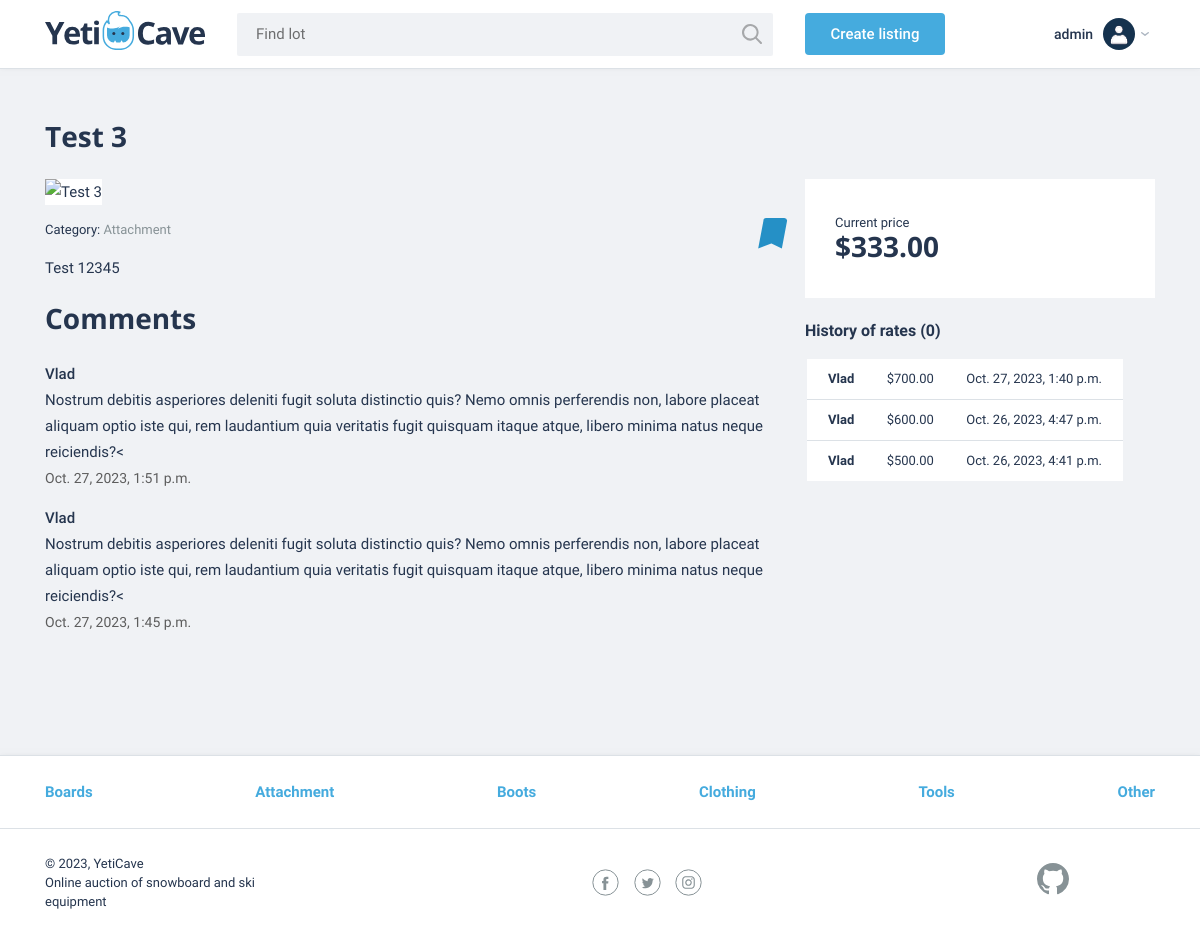
/listing/3 (signed in), run on the app's committed database.
### auctions/models.py (models this page shows, shortened)
class User(AbstractUser):
    pass

class Listing(models.Model):
    title = models.CharField(max_length=255)
    description = models.TextField()
    starting_bid = models.DecimalField(max_digits=10, decimal_places=2)
    current_price = models.DecimalField(max_digits=10, decimal_places=2)
    image_url = models.URLField()
    category = models.ForeignKey(Category, on_delete=models.CASCADE)
    creator = models.ForeignKey(User, on_delete=models.CASCADE)
    is_active = models.BooleanField(default=True)

class Category(models.Model):
    name = models.CharField(max_length=64)
    def __str__(self):
        return self.name

class Comment(models.Model):
    listing = models.ForeignKey(Listing, on_delete=models.CASCADE)
    user = models.ForeignKey(User, on_delete=models.CASCADE)
    text = models.TextField()
    created_at = models.DateTimeField(default=timezone.now)

class Bid(models.Model):
    listing = models.ForeignKey(Listing, on_delete=models.CASCADE)
    bidder = models.ForeignKey(User, on_delete=models.CASCADE)
    bid_amount = models.DecimalField(max_digits=10, decimal_places=2)
    bid_time = models.DateTimeField(default=timezone.now)

### auctions/views.py (the view, shortened to what this page needs)
# urls.py: path("listing/<int:listing_id>", views.ListingView.as_view(), name="listing"),
class ListingView(View):
    template_name = "auctions/listing.html"
    form_bid = BidForm
    form_comment = CommentForm
    def get(self, request, listing_id):
        listing = Listing.objects.get(pk=listing_id)
        bids = Bid.objects.filter(listing=listing).order_by("-bid_time")[:10]
        is_creator = request.user.is_authenticated and listing.creator == request.user
        listing.in_watchlist = request.user.watchlist.filter(item=listing)
        comments = Comment.objects.filter(
            listing=listing).order_by("-created_at")
        context = {
            "listing": listing,
            "form_bid": self.form_bid(),
            "form_comment": self.form_comment(),
            "is_creator": is_creator,
            "bids": bids,
            "comments": comments,
        }
        return render(request, "auctions/listing.html", context)

### auctions/forms.py
class BidForm(forms.ModelForm):
    class Meta:
        model = Bid
        fields = ['bid_amount']
        widgets = {
            "bid_amount": forms.TextInput(attrs={"placeholder": "Enter your bid"}),
        }

class CommentForm(forms.ModelForm):
    class Meta:
        model = Comment
        fields = ['text']
        labels = {
            "text": "Comment",
        }
        widgets = {
            "text": forms.Textarea(attrs={
                "placeholder": "Enter your comment",
                "rows": 8,
            }),
        }

### auctions/context_processors.py (called while the page is built)
def categories(request):
    categories = Category.objects.all()
    return {"categories": categories}

### auctions/templatetags/auctions_extras.py (called while the page is built)
@register.filter(name="usd")
def usd(value):
    return f"${value:,.2f}"

### auctions/templates/auctions/listing.html (shortened to what this page needs)
{% extends "auctions/layout.html" %}
{% load auctions_extras %}
{% block body %}
    <main>
        <section class="lot-item container">
            <h2>{{ listing.title }}</h2>
            <div class="lot-item__content">
                <div class="lot-item__left">
                    <img src="{{ listing.image_url }}" class="lot-item__image" width="730" height="548" alt="{{ listing.title }}" />
                    <div class="lot-item__row">
                        <p class="lot-item__category">
                            Category: <span>{{ listing.category }}</span>
                        </p>
                        {% if user.is_authenticated %}
                            <a href="{% url 'toggle_watchlist' listing.id %}"
                                class="bookmark-button {% if listing.in_watchlist %}bookmark-button--active{% endif %}">
                                <svg class="bookmark-button__icon" width="31" height="33">
                                    <use xlink:href="#icon-bookmark"></use>
                                </svg>
                            </a>
                        {% endif %}
                    </div>
                    <p class="lot-item__description">{{ listing.description }}</p>
                    <div class="lot-item__comments comments">
                        <h2>Comments</h2>
                        <ul class="comment__list">
                            {% for comment in comments %}
                                <li class="comment__item">
                                    <div class="comment__sender">{{ comment.user.username }}</div>
                                    <p class="comment__text">{{ comment.text }}<</p>
                                    <time class="comment__time" datetime="{{ comment.created_at }}">{{ comment.created_at }}</time>
                                </li>
                            {% endfor %}
                        </ul>
                    </div>
                </div>
                <div class="lot-item__right">
                    <div class="bet">
                        <div class="lot-item__cost-state">
                            <div class="lot-item__rate">
                                <span class="lot-item__amount">Current price</span>
                                <span class="lot-item__cost">{{ listing.starting_bid | usd}}</span>
                            </div>
                        </div>
                    </div>
                    <div class="history">
                        <h3>History of rates (<span>0</span>)</h3>
                        <table class="history__list">
                            {% for bid in bids %}
                                <tr class="history__item">
                                    <td class="history__name">{{ bid.bidder.username }}</td>
                                    <td class="history__price">{{ bid.bid_amount | usd }}</td>
                                    <td class="history__time">{{ bid.bid_time }}</td>
                                </tr>
                            {% endfor %}
                        </table>
                    </div>
                </div>
            </div>
        </section>
    </main>
{% endblock %}

### auctions/templates/auctions/layout.html (shortened to what this page needs)
{% load static %}
<!DOCTYPE html>
<html lang="en">
<head>
    <link href="{% static 'auctions/css/normalize.min.css' %}" rel="stylesheet">
    <link href="{% static 'auctions/css/flatpickr.min.css' %}" rel="stylesheet">
    <link href="{% static 'auctions/css/styles.css' %}" rel="stylesheet">
</head>
<body>
    <header class="main-header">
        <div class="main-header__container container">
            <a href="/" class="main-header__logo">
                <img src="{% static 'auctions/img/logo.svg' %}" width="160" height="39" alt="YetiCave Logo">
            </a>
            <form method="get" action="/search" class="main-header__search">
                <input type="search" name="text" placeholder="Find lot">
                <button class="main-header__search-btn" type="submit">
                </button>
            </form>
            {% if user.is_authenticated %}
            <a class="main-header__add-lot button" href="{% url 'create_listing' %}">Create listing</a>
            <div class="user-menu__wrapper">
                <button class="button__menu-open menu-open">
                    <span class="menu-open__name">{{ user.username }}</span>
                    <img class="menu-open__image" src="{% static 'auctions/img/user.png' %}" width="32" height="32"
                        alt="User avatar">
                </button>
            </div>
            {% endif %}
        </div>
    </header>
    {% block body %}
    {% endblock %}
    <footer class="main-footer">
        <nav class="nav">
            <ul class="nav__list container">
                {% for category in categories %}
                    <li class="nav__item">
                        <a href="{% url "categories" category.id %}">
                            {{ category.name }}
                        </a>
                    </li>
                {% endfor %}
            </ul>
        </nav>
        <div class="main-footer__bottom container">
            <div class="main-footer__copyright">
                <p>© 2023, YetiCave</p>
                <p>Online auction of snowboard and ski equipment</p>
            </div>
            <div class="main-footer__social social">
                <a class="social__link social__link--facebook" href="#">Facebook
                </a><a class="social__link social__link--twitter" href="#">Twitter
                </a><a class="social__link social__link--instagram" href="#">Instagram
                </a>
            </div>
            <div class="main-footer__developed-by">
                <a class="logo-github" href="https://github.com/vFlicker">
                </a>
            </div>
        </div>
    </footer>
</body>
</html>

### data on the page
User: username "admin"
Listing: title "Test 3", category "Attachment", description "Test 12345", starting_bid "$333.00"
Comment: user.username "Vlad", text "Nostrum debitis asperiores deleniti fugit soluta distinctio quis? Nemo omnis perferendis non, labore placeat aliquam optio iste qui, rem laudantium quia veritatis fugit quisquam itaque atque, libero minima natus neque reiciendis?", created_at "Oct. 27, 2023, 1:51 p.m."
Comment: user.username "Vlad", text "Nostrum debitis asperiores deleniti fugit soluta distinctio quis? Nemo omnis perferendis non, labore placeat aliquam optio iste qui, rem laudantium quia veritatis fugit quisquam itaque atque, libero minima natus neque reiciendis?", created_at "Oct. 27, 2023, 1:45 p.m."
Bid: bidder.username "Vlad", bid_amount "$700.00", bid_time "Oct. 27, 2023, 1:40 p.m."
Bid: bidder.username "Vlad", bid_amount "$600.00", bid_time "Oct. 26, 2023, 4:47 p.m."
Bid: bidder.username "Vlad", bid_amount "$500.00", bid_time "Oct. 26, 2023, 4:41 p.m."
Category: name "Boards"
Category: name "Attachment"
Category: name "Boots"
Category: name "Clothing"
Category: name "Tools"
Category: name "Other"
